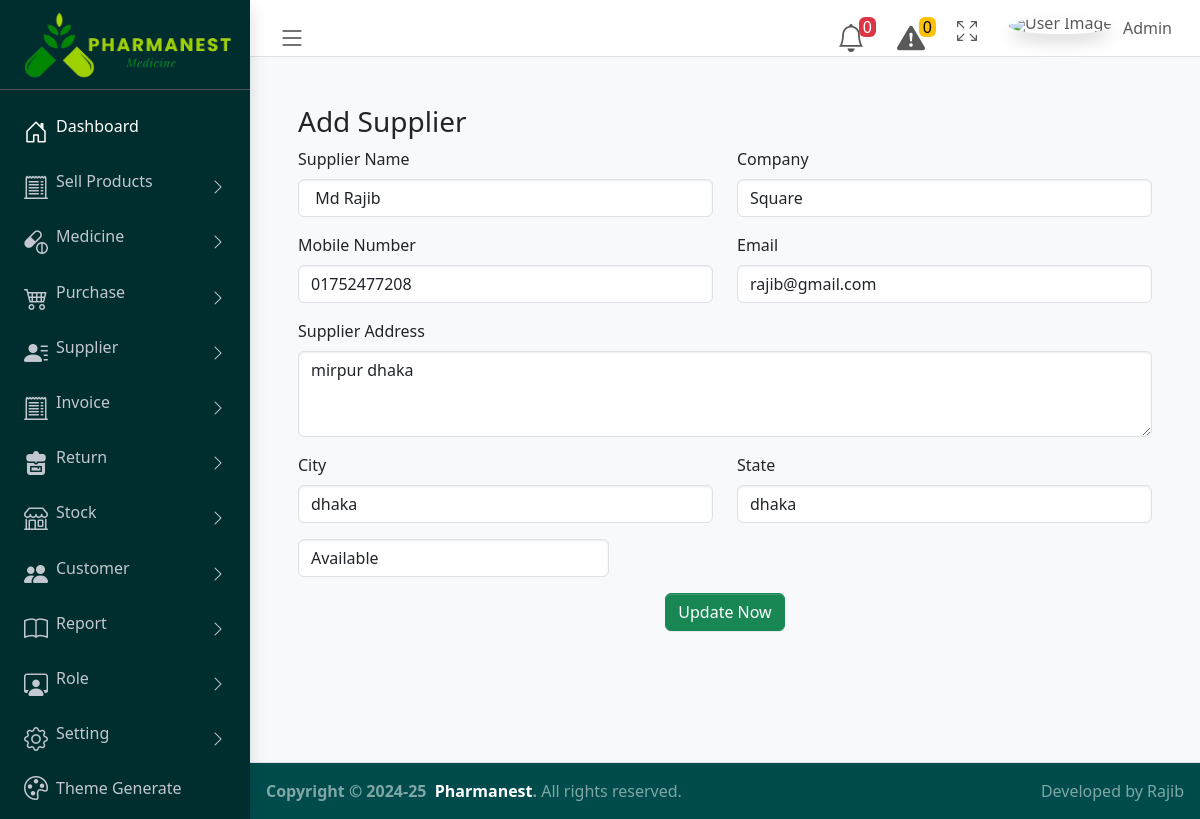
The page /edito_form_supplier.php?id=6 (signed in) on the database its author committed.
### tables this page shows
CREATE TABLE `supplier_add` (
  `id` int(10) NOT NULL,
  `supplier_name` varchar(100) NOT NULL,
  `company` varchar(100) NOT NULL,
  `mobile` varchar(15) NOT NULL,
  `email` varchar(100) NOT NULL,
  `address` varchar(200) NOT NULL,
  `city` varchar(100) NOT NULL,
  `state` varchar(100) NOT NULL,
  `balance` double(10,2) DEFAULT NULL,
  `status` int(10) NOT NULL
);

### edito_form_supplier.php (the view, shortened to what this page needs)
<?php include('check_user.php'); ?>
      <?php
       include("./pages/common_pages/header.php");
       ?>
       <?php include("./pages/common_pages/navber.php");?>
        <?php
       include("./pages/common_pages/sidebar.php");
       ?>
    <?php
if (isset($_GET['id'])) {
    $id = intval($_GET['id']);
    $sql="SELECT * from supplier_add where id=$id";
    $result=$db->query($sql)->fetch_assoc();
}
?>
      <main  class="app-main">
      <div class="form-container p-5">
    <h3>Add Supplier</h3>
    <form class="form-horizontal" method="POST" id="submitBrandForm" action="./php_action/edit_supplier.php?update=<?php echo $id;?>" enctype="multipart/form-data">
      <div class="row">
        <div class="col-md-6 mb-3">
          <label for="supplierName" class="form-label">Supplier Name</label>
          <input type="text" value="<?php echo $result['supplier_name']?>" name="supplier_name" class="form-control" id="supplierName" required>
        </div>
        <div class="col-md-6 mb-3">
          <label for="company" class="form-label">Company</label>
          <input type="text" value="<?php echo $result['company']?>"  name="company" class="form-control" id="company" required>
        </div>
      </div>
      <div class="row">
        <div class="col-md-6 mb-3">
          <label for="mobileNumber" class="form-label">Mobile Number</label>
          <input type="tel" value="<?php echo $result['mobile']?>"  name="mobile" class="form-control" id="mobileNumber" required>
        </div>
        <div class="col-md-6 mb-3">
          <label for="email" class="form-label">Email</label>
          <input type="email" value="<?php echo $result['email']?>"  name="email" class="form-control" id="email" required>
        </div>
      </div>
      <div class="row">
        <div class="col-md-12 mb-3">
          <label for="address" class="form-label">Supplier Address</label>
          <textarea class="form-control" name="address" id="address" rows="3" required><?php echo $result['address']; ?></textarea>
        </div>
      </div>
      <div class="row">
        <div class="col-md-6 mb-3">
          <label for="city" class="form-label">City</label>
          <input type="text" value="<?php echo $result['city']?>"  name="city" class="form-control" id="city" required>
        </div>
        <div class="col-md-6 mb-3">
          <label for="state" class="form-label">State</label>
          <input type="text" value="<?php echo $result['state']?>"  name="state" class="form-control" id="state" required>
        </div>
      </div>
      <div class="row">
       <div class="col-md-6 mb-3">
       <div class="col-sm-9">
                    <select class="form-control" id="categoriesStatus" name="supplierStatus">
                        <option value="1" <?php
                         if($result['status']=="1")
                            { echo "selected";}?>>Available</option>
                    </select>
                </div>
        </div>
      </div>
      <div class="text-center">
        <button type="submit" class="btn btn-success" name="update">Update Now</button>
      </div>
    </form>
</div>
      </main>
       <?php
       include("./pages/common_pages/footer.php");
       ?>

### rows shown on the page
supplier_add: supplier_name "Md Rajib", company "Square", mobile "01752477208", email "rajib@gmail.com", address "mirpur dhaka", city "dhaka", state "dhaka", supplierStatus "Available"
